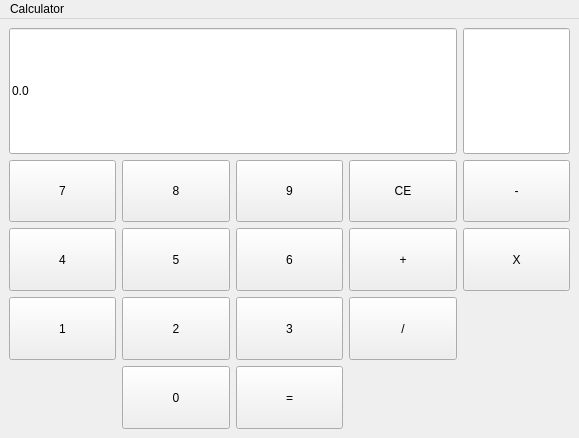
<?xml version="1.0" encoding="UTF-8"?>
<ui version="4.0">
 <class>Calculator</class>
 <widget class="QMainWindow" name="Calculator">
  <property name="geometry">
   <rect>
    <x>0</x>
    <y>0</y>
    <width>579</width>
    <height>438</height>
   </rect>
  </property>
  <property name="windowTitle">
   <string>Calculator</string>
  </property>
  <widget class="QWidget" name="centralwidget">
   <layout class="QGridLayout" name="gridLayout">
    <item row="3" column="0">
     <widget class="QPushButton" name="pushButton_4">
      <property name="sizePolicy">
       <sizepolicy hsizetype="Minimum" vsizetype="Preferred">
        <horstretch>0</horstretch>
        <verstretch>0</verstretch>
       </sizepolicy>
      </property>
      <property name="text">
       <string>4</string>
      </property>
     </widget>
    </item>
    <item row="2" column="2">
     <widget class="QPushButton" name="pushButton_9">
      <property name="sizePolicy">
       <sizepolicy hsizetype="Minimum" vsizetype="Preferred">
        <horstretch>0</horstretch>
        <verstretch>0</verstretch>
       </sizepolicy>
      </property>
      <property name="text">
       <string>9</string>
      </property>
     </widget>
    </item>
    <item row="3" column="1">
     <widget class="QPushButton" name="pushButton_5">
      <property name="sizePolicy">
       <sizepolicy hsizetype="Minimum" vsizetype="Preferred">
        <horstretch>0</horstretch>
        <verstretch>0</verstretch>
       </sizepolicy>
      </property>
      <property name="text">
       <string>5</string>
      </property>
     </widget>
    </item>
    <item row="3" column="2">
     <widget class="QPushButton" name="pushButton_6">
      <property name="sizePolicy">
       <sizepolicy hsizetype="Minimum" vsizetype="Preferred">
        <horstretch>0</horstretch>
        <verstretch>0</verstretch>
       </sizepolicy>
      </property>
      <property name="text">
       <string>6</string>
      </property>
     </widget>
    </item>
    <item row="5" column="1">
     <widget class="QPushButton" name="pushButton_2">
      <property name="sizePolicy">
       <sizepolicy hsizetype="Minimum" vsizetype="Preferred">
        <horstretch>0</horstretch>
        <verstretch>0</verstretch>
       </sizepolicy>
      </property>
      <property name="text">
       <string>2</string>
      </property>
     </widget>
    </item>
    <item row="6" column="1">
     <widget class="QPushButton" name="pushButton_0">
      <property name="sizePolicy">
       <sizepolicy hsizetype="Minimum" vsizetype="Preferred">
        <horstretch>0</horstretch>
        <verstretch>0</verstretch>
       </sizepolicy>
      </property>
      <property name="text">
       <string>0</string>
      </property>
     </widget>
    </item>
    <item row="6" column="2">
     <widget class="QPushButton" name="pushButton_igual">
      <property name="sizePolicy">
       <sizepolicy hsizetype="Minimum" vsizetype="Preferred">
        <horstretch>0</horstretch>
        <verstretch>0</verstretch>
       </sizepolicy>
      </property>
      <property name="text">
       <string>=</string>
      </property>
     </widget>
    </item>
    <item row="2" column="0">
     <widget class="QPushButton" name="pushButton_7">
      <property name="sizePolicy">
       <sizepolicy hsizetype="Minimum" vsizetype="Preferred">
        <horstretch>0</horstretch>
        <verstretch>0</verstretch>
       </sizepolicy>
      </property>
      <property name="text">
       <string>7</string>
      </property>
     </widget>
    </item>
    <item row="2" column="4">
     <widget class="QPushButton" name="pushButton_subtracao">
      <property name="sizePolicy">
       <sizepolicy hsizetype="Minimum" vsizetype="Preferred">
        <horstretch>0</horstretch>
        <verstretch>0</verstretch>
       </sizepolicy>
      </property>
      <property name="text">
       <string>-</string>
      </property>
     </widget>
    </item>
    <item row="5" column="0">
     <widget class="QPushButton" name="pushButton_1">
      <property name="sizePolicy">
       <sizepolicy hsizetype="Minimum" vsizetype="Preferred">
        <horstretch>0</horstretch>
        <verstretch>0</verstretch>
       </sizepolicy>
      </property>
      <property name="text">
       <string>1</string>
      </property>
     </widget>
    </item>
    <item row="3" column="4">
     <widget class="QPushButton" name="pushButton_multiplicacao">
      <property name="sizePolicy">
       <sizepolicy hsizetype="Minimum" vsizetype="Preferred">
        <horstretch>0</horstretch>
        <verstretch>0</verstretch>
       </sizepolicy>
      </property>
      <property name="text">
       <string>X</string>
      </property>
     </widget>
    </item>
    <item row="5" column="2">
     <widget class="QPushButton" name="pushButton_3">
      <property name="sizePolicy">
       <sizepolicy hsizetype="Minimum" vsizetype="Preferred">
        <horstretch>0</horstretch>
        <verstretch>0</verstretch>
       </sizepolicy>
      </property>
      <property name="text">
       <string>3</string>
      </property>
     </widget>
    </item>
    <item row="2" column="1">
     <widget class="QPushButton" name="pushButton_8">
      <property name="sizePolicy">
       <sizepolicy hsizetype="Minimum" vsizetype="Preferred">
        <horstretch>0</horstretch>
        <verstretch>0</verstretch>
       </sizepolicy>
      </property>
      <property name="text">
       <string>8</string>
      </property>
     </widget>
    </item>
    <item row="5" column="3">
     <widget class="QPushButton" name="pushButton_divisao">
      <property name="sizePolicy">
       <sizepolicy hsizetype="Minimum" vsizetype="Preferred">
        <horstretch>0</horstretch>
        <verstretch>0</verstretch>
       </sizepolicy>
      </property>
      <property name="text">
       <string>/</string>
      </property>
     </widget>
    </item>
    <item row="3" column="3">
     <widget class="QPushButton" name="pushButton_adicao">
      <property name="sizePolicy">
       <sizepolicy hsizetype="Minimum" vsizetype="Preferred">
        <horstretch>0</horstretch>
        <verstretch>0</verstretch>
       </sizepolicy>
      </property>
      <property name="text">
       <string>+</string>
      </property>
     </widget>
    </item>
    <item row="2" column="3">
     <widget class="QPushButton" name="pushButton_Clear">
      <property name="sizePolicy">
       <sizepolicy hsizetype="Minimum" vsizetype="Preferred">
        <horstretch>0</horstretch>
        <verstretch>0</verstretch>
       </sizepolicy>
      </property>
      <property name="text">
       <string>CE</string>
      </property>
     </widget>
    </item>
    <item row="0" column="4" rowspan="2">
     <widget class="QLineEdit" name="displayOperacao">
      <property name="sizePolicy">
       <sizepolicy hsizetype="Ignored" vsizetype="Preferred">
        <horstretch>0</horstretch>
        <verstretch>0</verstretch>
       </sizepolicy>
      </property>
     </widget>
    </item>
    <item row="0" column="0" rowspan="2" colspan="4">
     <widget class="QLineEdit" name="resultado">
      <property name="sizePolicy">
       <sizepolicy hsizetype="Ignored" vsizetype="Preferred">
        <horstretch>0</horstretch>
        <verstretch>0</verstretch>
       </sizepolicy>
      </property>
      <property name="text">
       <string>0.0</string>
      </property>
     </widget>
    </item>
   </layout>
  </widget>
  <widget class="QMenuBar" name="menubar">
   <property name="geometry">
    <rect>
     <x>0</x>
     <y>0</y>
     <width>579</width>
     <height>20</height>
    </rect>
   </property>
   <widget class="QMenu" name="menuCalculator">
    <property name="title">
     <string>Calculator</string>
    </property>
   </widget>
   <addaction name="menuCalculator"/>
  </widget>
 </widget>
 <resources/>
 <connections/>
</ui>
